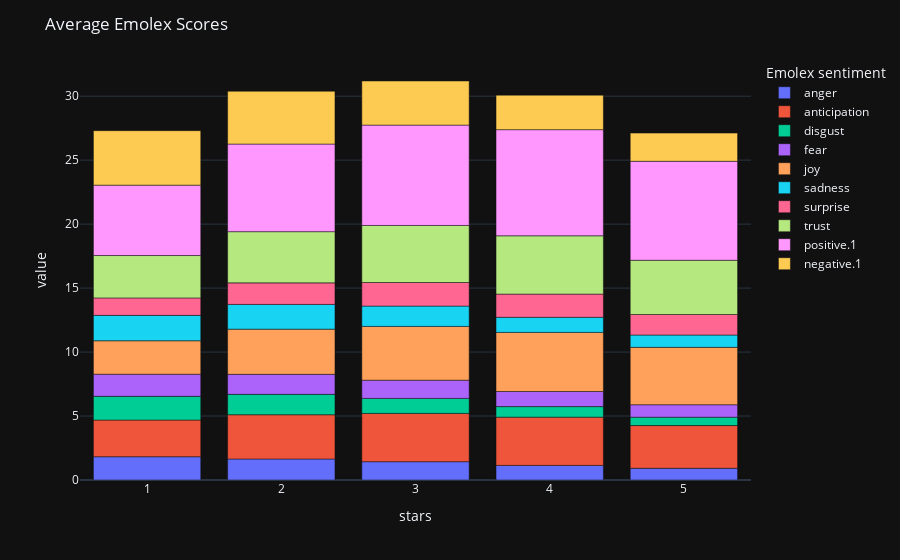

Write notebook code for a chart like this one.
### Code cell
columns_to_plot = ['stars',  'anger', 'anticipation', 'disgust', 'fear', 'joy',  'sadness', 'surprise', 'trust', 'positive.1','negative.1']
# columns_to_plot = ['stars', 'positive.1','negative.1']
df_to_plot = df[columns_to_plot]

# Calculate the average value for each group
df_grouped = df_to_plot.groupby('stars').mean().reset_index()

# Melt the DataFrame to prepare it for plotting
df_melted = df_grouped.melt(id_vars='stars', var_name='Emolex sentiment', value_name='value')

# Plot the data using Plotly
fig3 = px.bar(df_melted, x='stars', y='value', color='Emolex sentiment')
fig3.update_layout(title='Average Emolex Scores')
fig3.show()

### Figure 1 — Plotly figure (JSON) as saved in the notebook; plotly's stock layout.template omitted (floating-point values rounded to 4 significant figures)
{"data": [{"alignmentgroup": "True", "hovertemplate": "Emolex sentiment=anger<br>stars=%{x}<br>value=%{y}<extra></extra>", "legendgroup": "anger", "marker": {"color": "#636efa", "pattern": {"shape": ""}}, "name": "anger", "offsetgroup": "anger", "orientation": "v", "showlegend": true, "textposition": "auto", "x": [1, 2, 3, 4, 5], "xaxis": "x", "y": [1.82, 1.642, 1.43, 1.142, 0.916], "yaxis": "y", "type": "bar"}, {"alignmentgroup": "True", "hovertemplate": "Emolex sentiment=anticipation<br>stars=%{x}<br>value=%{y}<extra></extra>", "legendgroup": "anticipation", "marker": {"color": "#EF553B", "pattern": {"shape": ""}}, "name": "anticipation", "offsetgroup": "anticipation", "orientation": "v", "showlegend": true, "textposition": "auto", "x": [1, 2, 3, 4, 5], "xaxis": "x", "y": [2.866, 3.459, 3.774, 3.771, 3.338], "yaxis": "y", "type": "bar"}, {"alignmentgroup": "True", "hovertemplate": "Emolex sentiment=disgust<br>stars=%{x}<br>value=%{y}<extra></extra>", "legendgroup": "disgust", "marker": {"color": "#00cc96", "pattern": {"shape": ""}}, "name": "disgust", "offsetgroup": "disgust", "orientation": "v", "showlegend": true, "textposition": "auto", "x": [1, 2, 3, 4, 5], "xaxis": "x", "y": [1.854, 1.593, 1.175, 0.8236, 0.6542], "yaxis": "y", "type": "bar"}, {"alignmentgroup": "True", "hovertemplate": "Emolex sentiment=fear<br>stars=%{x}<br>value=%{y}<extra></extra>", "legendgroup": "fear", "marker": {"color": "#ab63fa", "pattern": {"shape": ""}}, "name": "fear", "offsetgroup": "fear", "orientation": "v", "showlegend": true, "textposition": "auto", "x": [1, 2, 3, 4, 5], "xaxis": "x", "y": [1.73, 1.567, 1.424, 1.179, 0.9761], "yaxis": "y", "type": "bar"}, {"alignmentgroup": "True", "hovertemplate": "Emolex sentiment=joy<br>stars=%{x}<br>value=%{y}<extra></extra>", "legendgroup": "joy", "marker": {"color": "#FFA15A", "pattern": {"shape": ""}}, "name": "joy", "offsetgroup": "joy", "orientation": "v", "showlegend": true, "textposition": "auto", "x": [1, 2, 3, 4, 5], "xaxis": "x", "y": [2.611, 3.529, 4.203, 4.621, 4.485], "yaxis": "y", "type": "bar"}, {"alignmentgroup": "True", "hovertemplate": "Emolex sentiment=sadness<br>stars=%{x}<br>value=%{y}<extra></extra>", "legendgroup": "sadness", "marker": {"color": "#19d3f3", "pattern": {"shape": ""}}, "name": "sadness", "offsetgroup": "sadness", "orientation": "v", "showlegend": true, "textposition": "auto", "x": [1, 2, 3, 4, 5], "xaxis": "x", "y": [1.987, 1.933, 1.587, 1.18, 0.9606], "yaxis": "y", "type": "bar"}, {"alignmentgroup": "True", "hovertemplate": "Emolex sentiment=surprise<br>stars=%{x}<br>value=%{y}<extra></extra>", "legendgroup": "surprise", "marker": {"color": "#FF6692", "pattern": {"shape": ""}}, "name": "surprise", "offsetgroup": "surprise", "orientation": "v", "showlegend": true, "textposition": "auto", "x": [1, 2, 3, 4, 5], "xaxis": "x", "y": [1.365, 1.685, 1.841, 1.814, 1.607], "yaxis": "y", "type": "bar"}, {"alignmentgroup": "True", "hovertemplate": "Emolex sentiment=trust<br>stars=%{x}<br>value=%{y}<extra></extra>", "legendgroup": "trust", "marker": {"color": "#B6E880", "pattern": {"shape": ""}}, "name": "trust", "offsetgroup": "trust", "orientation": "v", "showlegend": true, "textposition": "auto", "x": [1, 2, 3, 4, 5], "xaxis": "x", "y": [3.312, 4.002, 4.461, 4.554, 4.236], "yaxis": "y", "type": "bar"}, {"alignmentgroup": "True", "hovertemplate": "Emolex sentiment=positive.1<br>stars=%{x}<br>value=%{y}<extra></extra>", "legendgroup": "positive.1", "marker": {"color": "#FF97FF", "pattern": {"shape": ""}}, "name": "positive.1", "offsetgroup": "positive.1", "orientation": "v", "showlegend": true, "textposition": "auto", "x": [1, 2, 3, 4, 5], "xaxis": "x", "y": [5.501, 6.847, 7.844, 8.296, 7.736], "yaxis": "y", "type": "bar"}, {"alignmentgroup": "True", "hovertemplate": "Emolex sentiment=negative.1<br>stars=%{x}<br>value=%{y}<extra></extra>", "legendgroup": "negative.1", "marker": {"color": "#FECB52", "pattern": {"shape": ""}}, "name": "negative.1", "offsetgroup": "negative.1", "orientation": "v", "showlegend": true, "textposition": "auto", "x": [1, 2, 3, 4, 5], "xaxis": "x", "y": [4.257, 4.126, 3.445, 2.697, 2.205], "yaxis": "y", "type": "bar"}], "layout": {"xaxis": {"anchor": "y", "domain": [0.0, 1.0], "title": {"text": "stars"}}, "yaxis": {"anchor": "x", "domain": [0.0, 1.0], "title": {"text": "value"}}, "legend": {"title": {"text": "Emolex sentiment"}, "tracegroupgap": 0}, "margin": {"t": 60}, "barmode": "relative", "title": {"text": "Average Emolex Scores"}}}
